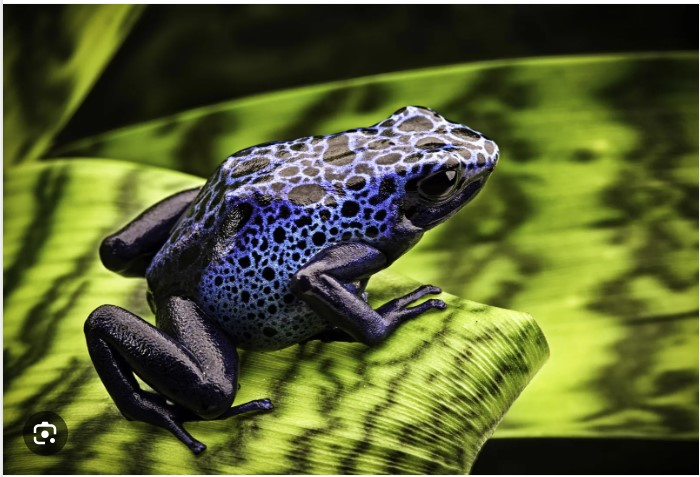
#> input picture adlcv/d2_imageFormationAndProcessing/F1.jpg, 700 x 477 px, found by its file name
$ jupyter execute 'Day2 part2.ipynb'
#> lines starting #> are read from the running program, lines starting #| are printed output that depends on the picture
<a href="https://colab.research.google.com/github/toddwalters/pgaiml-python-coding-examples/blob/main/advanced-deep-learning-computer-vision/d2/Day2%20part2.ipynb" target="_parent"></a>

[cell 1]
from google.colab import drive
drive.mount('/content/drive')

[cell 2]
import cv2
import numpy as np
import matplotlib.pyplot as plt

from google.colab.patches import cv2_imshow
from matplotlib.pyplot import imshow

[cell 3]
# Command to install opencv
# !pip install opencv-python

**Channel Manipulation**

[cell 4]
# Loading of image
# Uncomment if working in Google Colab
path = '/content/drive/MyDrive/Colab Notebooks/datasets/advDLandCV'
# Uncomment if working locally
# path = '/Users/toddwalters/Library/CloudStorage/GoogleDrive-toddw4271@gmail.com/My Drive/Colab Notebooks/datasets/advDLandCV'
image = cv2.imread(f'{path}/F1.jpg')   # BGR format
#> image is the input picture: shape (477, 700, 3); mean B, G, R 48.6, 96.6, 88.1

img_color = cv2.imread(f'{path}/F1.jpg', cv2.IMREAD_COLOR)

img_rgb = cv2.cvtColor(img_color, cv2.COLOR_BGR2RGB)

img_rgb

[cell 5]
# R G B (0, 1, 2)
pic = img_rgb.copy()

pic[:, :, 0] = 0 # removing the red channel
# pic[:, :, 1] = 0 # removing the green channel
# pic[:, :, 2] = 0 # removing the green channel

plt.imshow(pic)

[cell 6]
# R G B (0, 1, 2)
pic = img_rgb.copy()

pic[:, :, 1] = 100 # removing the green channel

plt.imshow(pic)

[cell 7]
# R G B (0, 1, 2)
pic = img_rgb.copy()

pic[:, :, 2] = 0 # removing the blue channel

plt.imshow(pic)

**Rotation**

[cell 8]
img_color = cv2.imread(f'{path}/F1.jpg', cv2.IMREAD_COLOR)

img_rgb = cv2.cvtColor(img_color, cv2.COLOR_BGR2RGB)

plt.imshow(img_rgb)

[cell 9]
rotated_90_clockwise = cv2.rotate(img_rgb, cv2.ROTATE_90_CLOCKWISE)

rotated_180 = cv2.rotate(img_rgb, cv2.ROTATE_180)

roated_90_Counterclockwise = cv2.rotate(img_rgb, cv2.ROTATE_90_COUNTERCLOCKWISE)
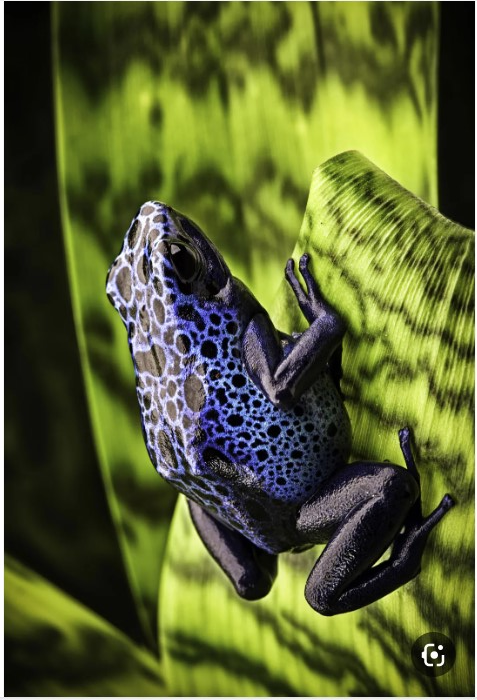
#> roated_90_Counterclockwise: shape (700, 477, 3); mean R, G, B 88.1, 96.6, 48.6


plt.figure(figsize = (12,8))

plt.subplot(2,2,1)
plt.title("Original Image")
plt.imshow(img_rgb)

plt.subplot(2,2,2)
plt.title("Rotated 90 Clockwise")
plt.imshow(rotated_90_clockwise)

plt.subplot(2,2,3)
plt.title("Rotated 90 Counterclockwise")
plt.imshow(roated_90_Counterclockwise)

plt.subplot(2,2,4)
plt.title("Rotated 180")
plt.imshow(rotated_180)

[cell 10]
img_color = cv2.imread(f'{path}/F1.jpg', cv2.IMREAD_COLOR)

img_rgb = cv2.cvtColor(img_color, cv2.COLOR_BGR2RGB)

img_rgb.shape[:2]
#> Out = (477, 700)
# img_rgb.shape

[cell 11]
(h, w ) = img_rgb.shape[:2]
#> h = 477; w = 700
print(h)
#| 477
print(w)
#| 700

[cell 12]
(h, w ) = img_rgb.shape[:2]

center = (w//2, h//2)
#> center = (350, 238)

angle = 60

scale = 1
# scales the image up or down according to the value provided.

M = cv2.getRotationMatrix2D(center, angle, scale)

rotated_image = cv2.warpAffine(img_rgb, M, (w, h))   # Apply the roattion matrix to the image
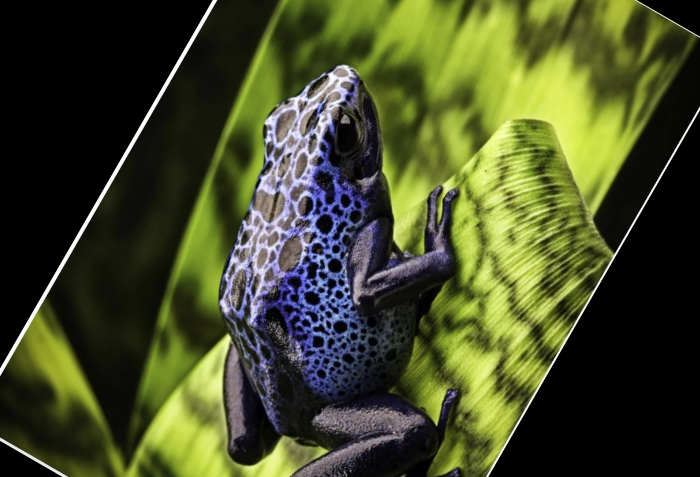
#> rotated_image: shape (477, 700, 3); mean R, G, B 68.7, 75.1, 39.9


plt.figure(figsize = (12,8))

plt.subplot(1,2,1)
plt.title("Original Image")
plt.imshow(img_rgb)

plt.subplot(1,2,2)
plt.title(f"Rotated Image by {angle} Degrees")
plt.imshow(rotated_image)

**Brightness Adjustment**

[cell 13]
# from collections.abc import Container

img_color = cv2.imread(f'{path}/F1.jpg', cv2.IMREAD_COLOR)

img_rgb = cv2.cvtColor(img_color, cv2.COLOR_BGR2RGB)


brightness_value = 80

#  to change the contrast and brightness of an image
# cv2.convertScaleAbs(image, alpha, beta)

# alpha= Contrast   beta = brigtness
# To lower the contrast, use 0 < alpha < 1. And for higher contrast use alpha > 1.

brightened_img = cv2.convertScaleAbs(img_rgb,  alpha = 2, beta = brightness_value)
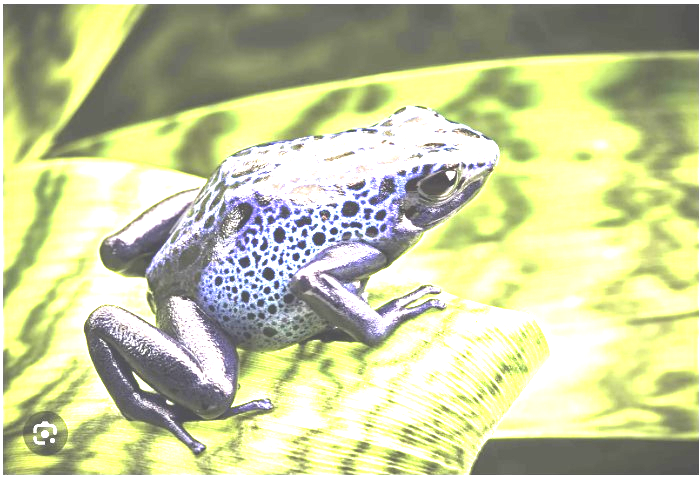
#> brightened_img: shape (477, 700, 3); mean R, G, B 198.3, 202.2, 157.6

plt.figure(figsize = (12,8))

plt.subplot(1,2,1)
plt.title("Original Image")
plt.imshow(img_rgb)

plt.subplot(1,2,2)
plt.title(f"Brightened Image by {brightness_value}")
plt.imshow(brightened_img)

**Negative of Image**

[cell 14]
img_neg = img_rgb.copy()

img_neg = 255 - img_neg
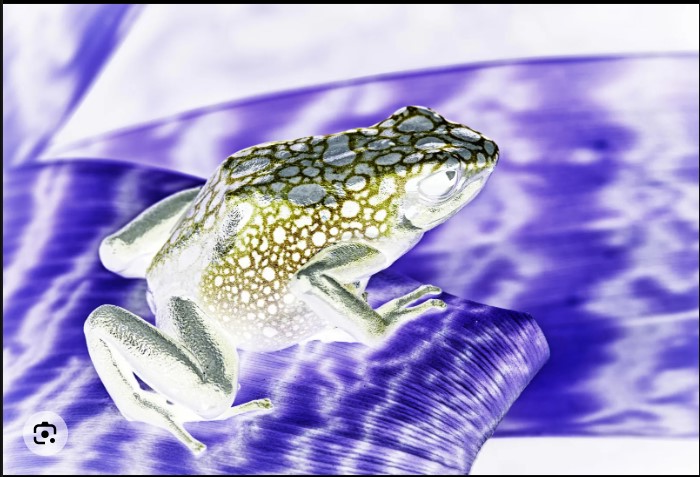
#> img_neg: shape (477, 700, 3); mean R, G, B 166.9, 158.4, 206.4

plt.figure(figsize = (12,8))

plt.subplot(1,2,1)
plt.title("Original Image")
plt.imshow(img_rgb)

plt.subplot(1,2,2)
plt.title("Negative Image")
plt.imshow(img_neg)

**Thresholding**

Popular segmentation technique, used for separating an object.

 If the pixel value is smaller than the threshold, it is set to 0, otherwise, it is set to a maximum value.

[cell 15]
# Binary Threshold
# threshold(src, thresh, maxval)

img1 = cv2.imread(f'{path}/lion.jpg', cv2.IMREAD_COLOR)
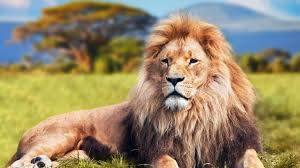
#> input picture adlcv/d2_imageFormationAndProcessing/lion.jpg, 300 x 168 px, found by its file name
#> img1 is the input picture: shape (168, 300, 3); mean B, G, R 104.5, 137, 151.9
img2 = cv2.cvtColor(img1, cv2.COLOR_BGR2RGB)

ret, thres1 = cv2.threshold(img2, 155, 255, cv2.THRESH_BINARY)
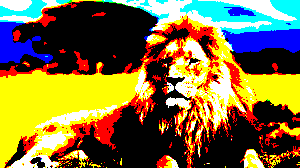
#> thres1: shape (168, 300, 3); mean R, G, B 126.1, 109.2, 60

plt.figure(figsize = (12,8))

plt.subplot(2,3,1)
plt.title("Original Image")
plt.imshow(img2)

plt.subplot(2,3,2)
plt.title("Binary Threshold")
plt.imshow(thres1)

# # Binary Inverted Threshold
# # when the foreground is darker than the background
ret, thres2 = cv2.threshold(img2, 125, 255, cv2.THRESH_BINARY_INV)
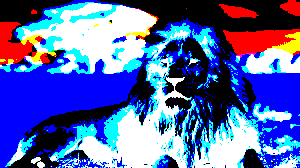
#> thres2: shape (168, 300, 3); mean R, G, B 84.3, 102.4, 171.2

plt.subplot(2,3,3)
plt.title("Binary Inverted Threshold")

plt.imshow(thres2)

# Truncated Threshold
# Highlight lower intensity region
# Value above the threshold is set to the threshold

ret, thres3 = cv2.threshold(img2, 125, 255, cv2.THRESH_TRUNC)
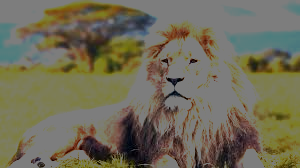
#> thres3: shape (168, 300, 3); mean R, G, B 112.1, 107.7, 87.3

plt.subplot(2,3,4)
plt.title("Truncated Threshold")
plt.imshow(thres3)


# To zero Threshold
# Enhance the brighter region in an image
# value below a threshold is set to 0


ret, thres4 = cv2.threshold(img2, 125, 255, cv2.THRESH_TOZERO)
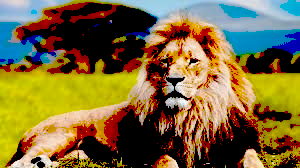
#> thres4: shape (168, 300, 3); mean R, G, B 123.4, 104.1, 58.2

plt.subplot(2,3,5)
plt.title("To zero Threshold")
plt.imshow(thres4)

# To zero Inverted Threshold
# Enhance the darker region in an image
# value above a threshold is set to 0


ret, thres5 = cv2.threshold(img2, 125, 255, cv2.THRESH_TOZERO_INV)
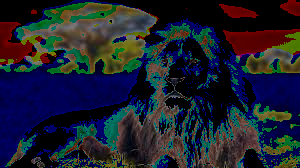
#> thres5: shape (168, 300, 3); mean R, G, B 28.5, 32.9, 46.3

plt.subplot(2,3,6)
plt.title("To zero Inverted Threshold")
plt.imshow(thres5)
